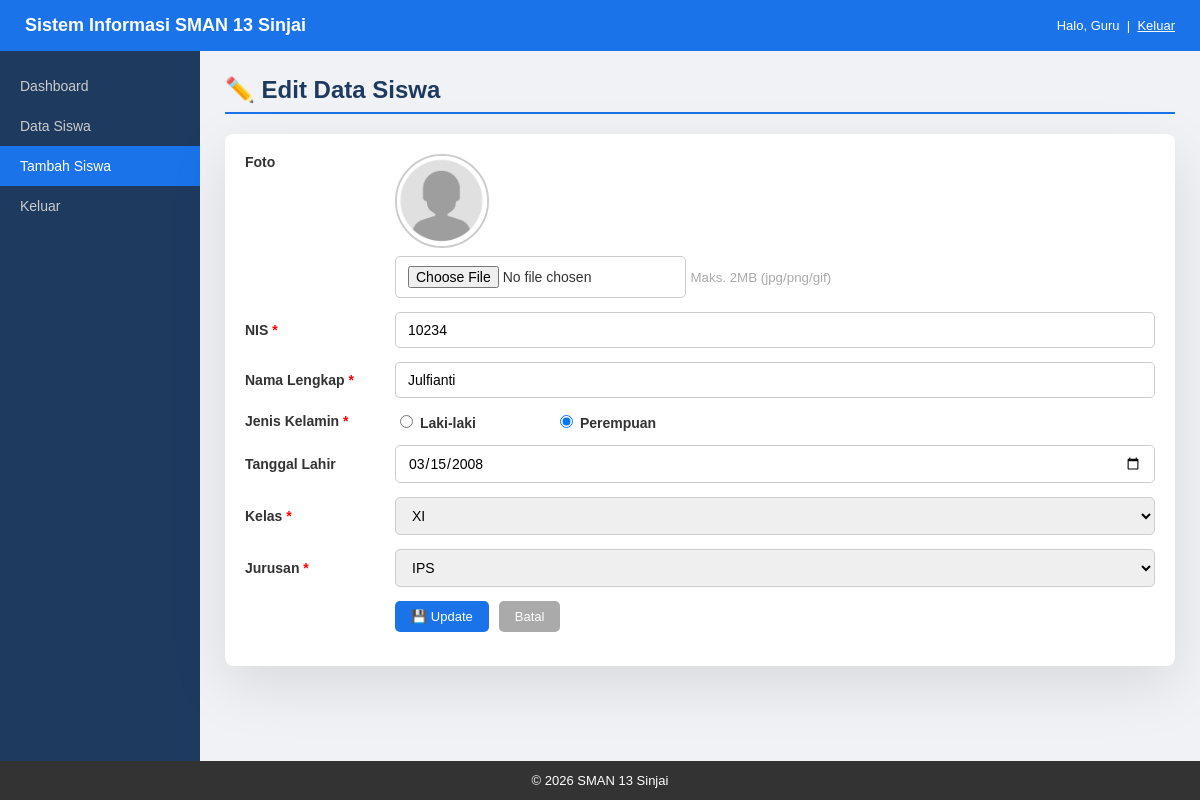
/form.php?id=1 (signed in), run on the app's committed database.
### tables this page shows
CREATE TABLE siswa (
  id             INT AUTO_INCREMENT PRIMARY KEY,
  nis            VARCHAR(20)          NOT NULL UNIQUE,
  nama           VARCHAR(100)         NOT NULL,
  jenis_kelamin  ENUM('L','P')        NOT NULL,
  tanggal_lahir  DATE,
  kelas          ENUM('X','XI','XII') NOT NULL,
  jurusan        ENUM('IPA','IPS')    NOT NULL,
  foto           VARCHAR(255)         DEFAULT NULL,
  created_at     TIMESTAMP DEFAULT CURRENT_TIMESTAMP,
  updated_at     TIMESTAMP DEFAULT CURRENT_TIMESTAMP ON UPDATE CURRENT_TIMESTAMP
);

### form.php (the view, shortened to what this page needs)
<?php
require_once 'koneksi.php';
$id     = isset($_GET['id']) ? (int)$_GET['id'] : 0;
$isEdit = $id > 0;
$siswa  = ['nis' => '', 'nama' => '', 'jenis_kelamin' => '', 'tanggal_lahir' => '', 'kelas' => '', 'jurusan' => '', 'foto' => ''];
if ($isEdit) {
    $stmt = $conn->prepare("SELECT * FROM siswa WHERE id=?");
    $stmt->bind_param('i', $id);
    $stmt->execute();
    $row = $stmt->get_result()->fetch_assoc();
    $siswa = $row;
}
require 'header.php';
?>
  <h2><?= $isEdit ? '✏️ Edit Data Siswa' : '➕ Tambah Siswa' ?></h2>
  <div class="kartu">
    <form method="POST" action="form.php<?= $isEdit ? '?id=' . $id : '' ?>" enctype="multipart/form-data" onsubmit="return validasiForm()">
      <div class="form-baris form-baris-atas">
        <label>Foto</label>
        <div>
          <img id="preview-foto" class="preview-foto"
               src="<?= ($siswa['foto'] && file_exists($siswa['foto'])) ? htmlspecialchars($siswa['foto']) : 'resource/foto.png' ?>">
          <input type="file" name="foto" accept="image/*" onchange="previewFoto(this)">
          <small class="teks-kecil">Maks. 2MB (jpg/png/gif)</small>
        </div>
      </div>
      <div class="form-baris">
        <label>NIS <span class="wajib">*</span></label>
        <input type="text" id="nis" name="nis" value="<?= htmlspecialchars($siswa['nis']) ?>" placeholder="Masukkan NIS">
      </div>
      <div class="form-baris">
        <label>Nama Lengkap <span class="wajib">*</span></label>
        <input type="text" id="nama" name="nama" value="<?= htmlspecialchars($siswa['nama']) ?>" placeholder="Nama lengkap siswa">
      </div>
      <div class="form-baris">
        <label>Jenis Kelamin <span class="wajib">*</span></label>
        <div class="grup-radio">
          <label><input type="radio" name="jenis_kelamin" value="L" <?= $siswa['jenis_kelamin'] === 'L' ? 'checked' : '' ?>> Laki-laki</label>
          <label><input type="radio" name="jenis_kelamin" value="P" <?= $siswa['jenis_kelamin'] === 'P' ? 'checked' : '' ?>> Perempuan</label>
        </div>
      </div>
      <div class="form-baris">
        <label>Tanggal Lahir</label>
        <input type="date" name="tanggal_lahir" value="<?= htmlspecialchars($siswa['tanggal_lahir'] ?? '') ?>">
      </div>
      <div class="form-baris">
        <label>Kelas <span class="wajib">*</span></label>
        <select id="kelas" name="kelas">
          <?php foreach (['X', 'XI', 'XII'] as $k): ?>
            <option <?= $siswa['kelas'] === $k ? 'selected' : '' ?>><?= $k ?></option>
          <?php endforeach; ?>
        </select>
      </div>
      <div class="form-baris">
        <label>Jurusan <span class="wajib">*</span></label>
        <select id="jurusan" name="jurusan">
          <?php foreach (['IPA', 'IPS'] as $j): ?>
            <option <?= $siswa['jurusan'] === $j ? 'selected' : '' ?>><?= $j ?></option>
          <?php endforeach; ?>
        </select>
      </div>
      <div class="form-baris">
        <div class="grup-tombol">
          <button type="submit" class="tombol tombol-biru">💾 <?= $isEdit ? 'Update' : 'Simpan' ?></button>
          <a href="tabel.php" class="tombol tombol-abu">Batal</a>
        </div>
      </div>
    </form>
  </div>
<?php require 'footer.php'; ?>

### css/style.css (style rules this page uses)
body { font-family: Arial, sans-serif; margin: 0; padding: 0; background-color: #f0f2f5; color: #333; }
.konten h2 { margin-top: 0; color: #1e3a5f; border-bottom: 2px solid #1a73e8; padding-bottom: 8px; }
.kartu { background-color: white; border-radius: 8px; padding: 20px; box-shadow: 0 20px 60px rgba(0,0,0,0.1); }
.tombol { display: inline-block; padding: 8px 16px; border-radius: 5px; text-decoration: none; font-size: 13px; cursor: pointer; border: none; font-family: Arial, sans-serif; }
.tombol-biru { background-color: #1a73e8; color: white; }
.tombol-abu { background-color: #aaa; color: white; }
.form-baris { display: flex; align-items: center; margin-bottom: 14px; gap: 10px; }
.form-baris label { width: 140px; font-weight: bold; font-size: 14px; flex-shrink: 0; }
.form-baris input, .form-baris select { flex: 1; padding: 9px 12px; border: 1px solid #ccc; border-radius: 5px; font-size: 14px; font-family: Arial, sans-serif; }
.grup-radio { display: flex; gap: 20px; }
.form-baris-atas { align-items: flex-start; }
.wajib { color: red; }
.teks-kecil { color: #aaa; }
.grup-tombol { display: flex; gap: 10px; }
.preview-foto { width: 90px; height: 90px; border-radius: 50%; object-fit: cover; border: 2px solid #ccc; display: block; margin-bottom: 8px; }

### data on the page
siswa: nis "10234", nama "Julfianti", jenis_kelamin "☐ Laki-laki", jenis_kelamin "☑ Perempuan", tanggal_lahir "03/15/2008", kelas "XI", jurusan "IPS"

### other printed values
getNamaUser() "Guru"
